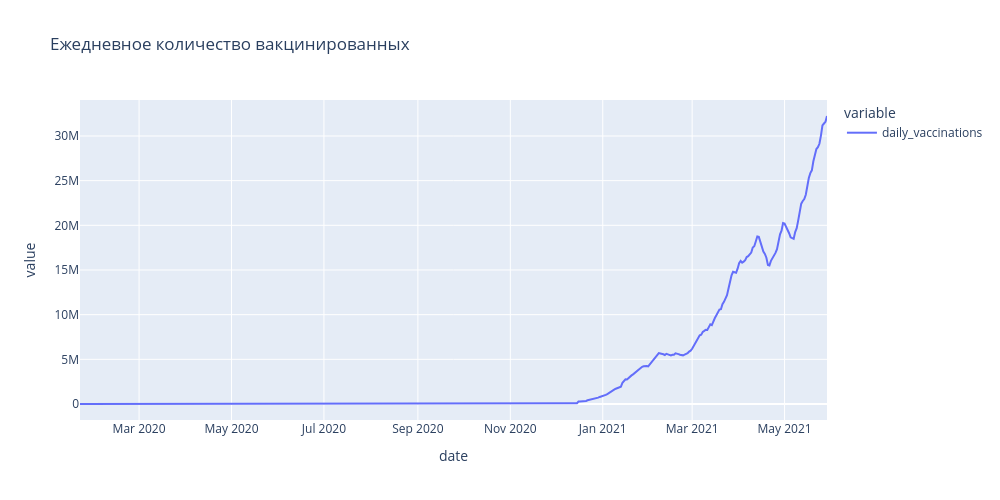

Notebook source saved alongside this figure:
### Markdown cell above
Постройте линейный график, который отображает, как изменялось ежедневное количество вакцинированных (daily_vaccinations) в мире во времени. Из графика найдите, чему равно количество вакцинированных (в миллионах) 28 февраля 2021 года (2021-02-28). Ответ округлите до целого числа.

### Code cell
line_data_vacccinated = covid_df.groupby('date', as_index=False).sum()
fig = px.line(
    data_frame = line_data_vacccinated, #DataFrame
    x = 'date', #ось абсцисс
    y = ['daily_vaccinations'], #ось ординат
    height = 500, #высота
    width = 1000, #ширина
    title = 'Ежедневное количество вакцинированных' #заголовок
)
fig.show()

### Figure 1 — Plotly figure (JSON) as saved in the notebook; plotly's stock layout.template omitted (floating-point values rounded to 4 significant figures; data arrays with more than 128 entries replaced by an {"elided": "..."} marker saying what was removed)
{"data": [{"hovertemplate": "variable=daily_vaccinations<br>date=%{x}<br>value=%{y}<extra></extra>", "legendgroup": "daily_vaccinations", "line": {"color": "#636efa", "dash": "solid"}, "marker": {"symbol": "circle"}, "mode": "lines", "name": "daily_vaccinations", "orientation": "v", "showlegend": true, "type": "scatter", "x": {"elided": "494 str values"}, "xaxis": "x", "y": {"elided": "494 float values"}, "yaxis": "y"}], "layout": {"height": 500, "legend": {"title": {"text": "variable"}, "tracegroupgap": 0}, "title": {"text": "Ежедневное количество вакцинированных"}, "width": 1000, "xaxis": {"anchor": "y", "domain": [0, 1], "title": {"text": "date"}}, "yaxis": {"anchor": "x", "domain": [0, 1], "title": {"text": "value"}}}}
